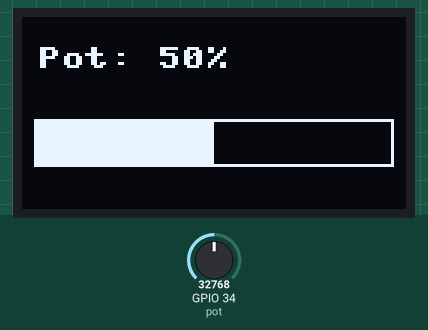
The program below on a simulated ESP32 board running MicroPython. On the bench: 128×64 one-colour display. The inputs (shaded band) are chosen by the test bench; at power-on: GPIO 34 (pot) = 32768 (analog values on the 0–65535 scale). Library files of the repository ran but are not shown: ssd1306.py.

Above: at 1.2 s.
1.3 s: GPIO 34 (pot) set to 45874
At 1.7 s:
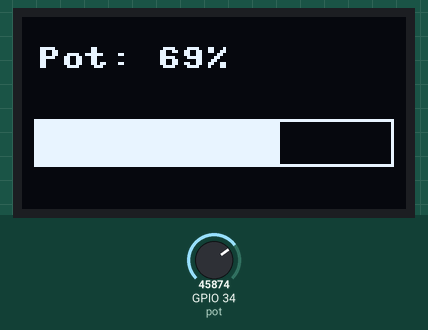
2.8 s: GPIO 34 (pot) set to 57670
At 3.7 s:
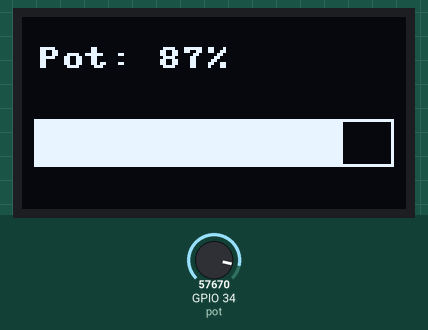
4.3 s: GPIO 34 (pot) set to 65535
At 5.5 s:
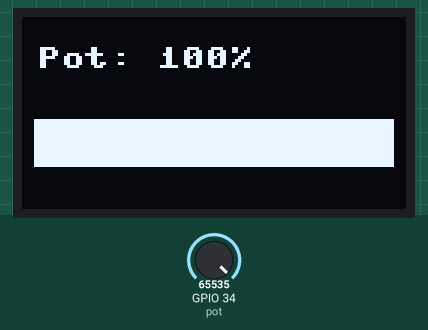
Timing chart, 0 to 7.3 s (numbered marks = the images above; inputs shaded):
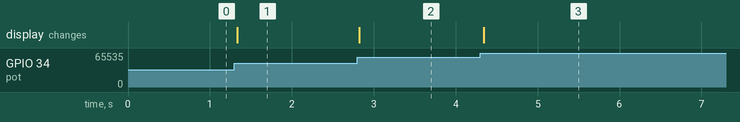

Measured:
- after the input at 1.3 s, the display: changes at once (image 1)
- after the input at 2.8 s, the display: changes at once (image 2)
- after the input at 4.3 s, the display: changes at once (image 3)

The program:

oled_pot_bar.py
```python
# Show a potentiometer's position as a bar graph on the OLED
from machine import ADC, I2C, Pin
import ssd1306

i2c = I2C(0, scl=Pin(22), sda=Pin(21))
display = ssd1306.SSD1306_I2C(128, 64, i2c)
pot = ADC(Pin(34), atten=ADC.ATTN_11DB)

while True:
    percent = pot.read_u16() * 100 // 65535
    bar_width = percent * 118 // 100

    display.fill(0)
    display.text("Pot: " + str(percent) + "%", 5, 10, 1)
    display.rect(4, 34, 120, 16, 1)            # empty outline
    display.fill_rect(5, 35, bar_width, 14, 1)  # the filled part
    display.show()
```
